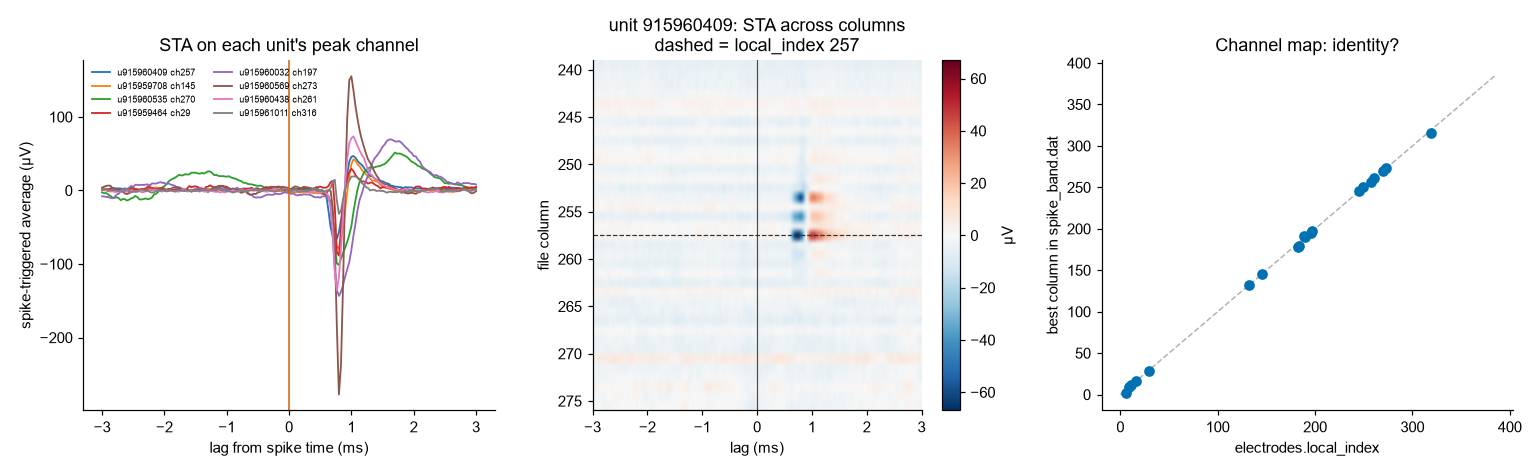

Here is the Python script that generated this plot:
"""
Confirm the probe-clock alignment by spike-triggered average.

Uses align.json (from align_probe_clock.py): session time <-> probe sample via
piecewise-linear interpolation through the matched barcode edges. If that map
is right, each unit's STA on its own peak channel shows a sharp negative
trough at lag 0. This is the check that decides whether the voltage panel is
showing the truth.

Writes verify_alignment.png.
"""
import json
import os

import h5py
import numpy as np
import requests
import matplotlib
matplotlib.use('Agg')
import matplotlib.pyplot as plt

URL = ('https://allen-brain-observatory.s3.us-west-2.amazonaws.com'
       '/visual-coding-neuropixels/raw-data/732592105/733744649/spike_band.dat')
NWB = r'D:\temp\allen_drilldown\session_732592105.nwb'
CACHE = r'D:\temp\allen_drilldown'
HERE = os.path.dirname(os.path.abspath(__file__))
PROBE_ID = 733744649
NCH = 384
UV_PER_BIT = 0.195
T0, DUR, PAD = 2000.0, 3.0, 0.01
WF_MS = 3.0

plt.rcParams['font.family'] = 'Arial'
plt.rcParams['font.sans-serif'] = ['Arial', 'DejaVu Sans']
plt.rcParams['axes.spines.top'] = False
plt.rcParams['axes.spines.right'] = False
plt.rcParams['pdf.fonttype'] = 42

AL = json.load(open(os.path.join(HERE, 'align.json')))
KS = np.asarray(AL['knotSamples'], dtype=np.float64)
KT = np.asarray(AL['knotTimes'], dtype=np.float64)


def time_to_sample(t):
    """Session seconds -> probe sample index (piecewise linear on barcodes)."""
    return np.interp(t, KT, KS)


def fetch_cached(sample_start, n_samples, tag=''):
    path = os.path.join(CACHE, f'raw{tag}_{sample_start}_{n_samples}.npy')
    if os.path.exists(path):
        return np.load(path)
    b0, b1 = sample_start * NCH * 2, (sample_start + n_samples) * NCH * 2
    print(f'  ranged GET {(b1-b0)/1e6:.1f} MB ...', flush=True)
    r = requests.get(URL, headers={'Range': f'bytes={b0}-{b1-1}'}, timeout=1800)
    r.raise_for_status()
    a = np.frombuffer(r.content, dtype='<i2').reshape(-1, NCH).T.copy()
    np.save(path, a)
    return a


def main():
    print(f'alignment: offset {AL["B"]:+.6f} s, rate {AL["samplingRate"]:.6f} Hz, '
          f'{AL["nEdges"]} knots')
    s0 = int(time_to_sample(T0 - PAD))
    s1 = int(time_to_sample(T0 + DUR + PAD))
    V = fetch_cached(s0, s1 - s0, tag='b').astype(np.float32)
    V -= np.median(V, axis=0, keepdims=True)
    V *= UV_PER_BIT
    rms = V.std(axis=1)
    bad = rms > 3 * np.median(rms)
    print(f'block {V.shape}, median RMS {np.median(rms):.1f} uV, '
          f'{bad.sum()} bad channels excluded')

    with h5py.File(NWB, 'r') as f:
        el = f['general/extracellular_ephys/electrodes']
        el_id, el_probe = el['id'][:], el['probe_id'][:]
        el_local = el['local_index'][:]
        by_el = {int(i): k for k, i in enumerate(el_id)}
        u = f['units']
        peak_ch, u_id = u['peak_channel_id'][:], u['id'][:]
        ends = u['spike_times_index'][:]
        starts = np.concatenate(([0], ends[:-1]))
        st = f['units/spike_times']
        cand = []
        for k in range(len(u_id)):
            e = by_el.get(int(peak_ch[k]))
            if e is None or int(el_probe[e]) != PROBE_ID:
                continue
            t = st[starts[k]:ends[k]]
            sel = t[(t >= T0) & (t < T0 + DUR)]
            if sel.size >= 30:
                cand.append(dict(n=sel.size, local=int(el_local[e]),
                                 t=sel, uid=int(u_id[k])))
    cand.sort(key=lambda d: -d['n'])
    cand = cand[:20]

    half = int(round(WF_MS / 1000 * AL['samplingRate']))
    rows = []
    for d in cand:
        idx = np.round(time_to_sample(d['t']) - s0).astype(int)
        idx = idx[(idx > half) & (idx < V.shape[1] - half - 1)]
        acc = np.zeros((NCH, 2 * half + 1))
        for i in idx:
            acc += V[:, i - half:i + half + 1]
        sta = acc / idx.size
        # z-score each channel's STA by its own expected noise, and ignore
        # the channels that are simply broken
        z = sta / (rms[:, None] / np.sqrt(idx.size))
        z[bad] = 0
        ch = int(np.argmin(z.min(axis=1)))
        lag = int(np.argmin(z[ch])) - half
        rows.append(dict(d, sta=sta, ch=ch, lag=lag, z=float(z[ch].min()),
                         uv=float(sta[ch].min()), nsp=idx.size))

    print(f'\n{"unit":>10} {"nsp":>4} {"local_index":>12} {"best col":>9} '
          f'{"lag (ms)":>9} {"trough uV":>10} {"z":>8}')
    for r in rows:
        print(f'{r["uid"]:>10} {r["nsp"]:>4} {r["local"]:>12} {r["ch"]:>9} '
              f'{r["lag"]/AL["samplingRate"]*1000:>9.3f} {r["uv"]:>10.1f} '
              f'{r["z"]:>8.1f}')
    same = np.array([r['ch'] == r['local'] for r in rows])
    lags = np.array([r['lag'] for r in rows])
    print(f'\nbest column == local_index for {same.sum()}/{len(rows)} units')
    print(f'lag: median {np.median(lags):.1f} samples '
          f'({np.median(lags)/AL["samplingRate"]*1000:+.3f} ms), '
          f'range [{lags.min()}, {lags.max()}]')
    print(f'trough z: median {np.median([r["z"] for r in rows]):.1f}')

    fig, axs = plt.subplots(1, 3, figsize=(14, 4.3))
    t_ms = (np.arange(2 * half + 1) - half) / AL['samplingRate'] * 1000
    for r in rows[:8]:
        axs[0].plot(t_ms, r['sta'][r['ch']], lw=1.2,
                    label=f'u{r["uid"]} ch{r["ch"]}')
    axs[0].axvline(0, color='#D55E00', lw=1)
    axs[0].set_xlabel('lag from spike time (ms)')
    axs[0].set_ylabel('spike-triggered average (µV)')
    axs[0].set_title('STA on each unit\'s peak channel')
    axs[0].legend(fontsize=6, frameon=False, ncol=2)

    r = rows[0]
    lo, hi = max(0, r['ch'] - 18), min(NCH, r['ch'] + 19)
    v = np.abs(r['sta'][lo:hi]).max()
    im = axs[1].imshow(r['sta'][lo:hi], aspect='auto', cmap='RdBu_r',
                       vmin=-v, vmax=v, extent=[t_ms[0], t_ms[-1], hi, lo])
    axs[1].axvline(0, color='0.3', lw=0.8)
    axs[1].axhline(r['local'] + 0.5, color='0.2', lw=0.8, ls='--')
    axs[1].set_xlabel('lag (ms)'); axs[1].set_ylabel('file column')
    axs[1].set_title(f'unit {r["uid"]}: STA across columns\n'
                     f'dashed = local_index {r["local"]}')
    fig.colorbar(im, ax=axs[1]).set_label('µV')

    axs[2].scatter([r['local'] for r in rows], [r['ch'] for r in rows],
                   c='#0072B2', zorder=3)
    axs[2].plot([0, NCH], [0, NCH], color='0.7', lw=1, ls='--')
    axs[2].set_xlabel('electrodes.local_index')
    axs[2].set_ylabel('best column in spike_band.dat')
    axs[2].set_title('Channel map: identity?')
    # Kilosort timestamps a spike at its template window start, so the
    # extracellular trough lands a constant ~0.77 ms later in the raw file.
    # Record it so the dots sit on the waveforms rather than beside them.
    AL['spikeLagSamples'] = int(np.median(lags))
    AL['spikeLagMs'] = float(np.median(lags) / AL['samplingRate'] * 1000)
    AL['staTroughZMedian'] = float(np.median([r['z'] for r in rows]))
    AL['channelMapIsIdentity'] = bool(same.sum() >= 0.6 * len(rows))
    with open(os.path.join(HERE, 'align.json'), 'w') as fh:
        json.dump(AL, fh, indent=1)
    print(f'updated align.json: spikeLagSamples={AL["spikeLagSamples"]}')

    fig.tight_layout()
    out = os.path.join(HERE, 'verify_alignment.png')
    fig.savefig(out, dpi=110)
    print('wrote', out)


if __name__ == '__main__':
    main()
